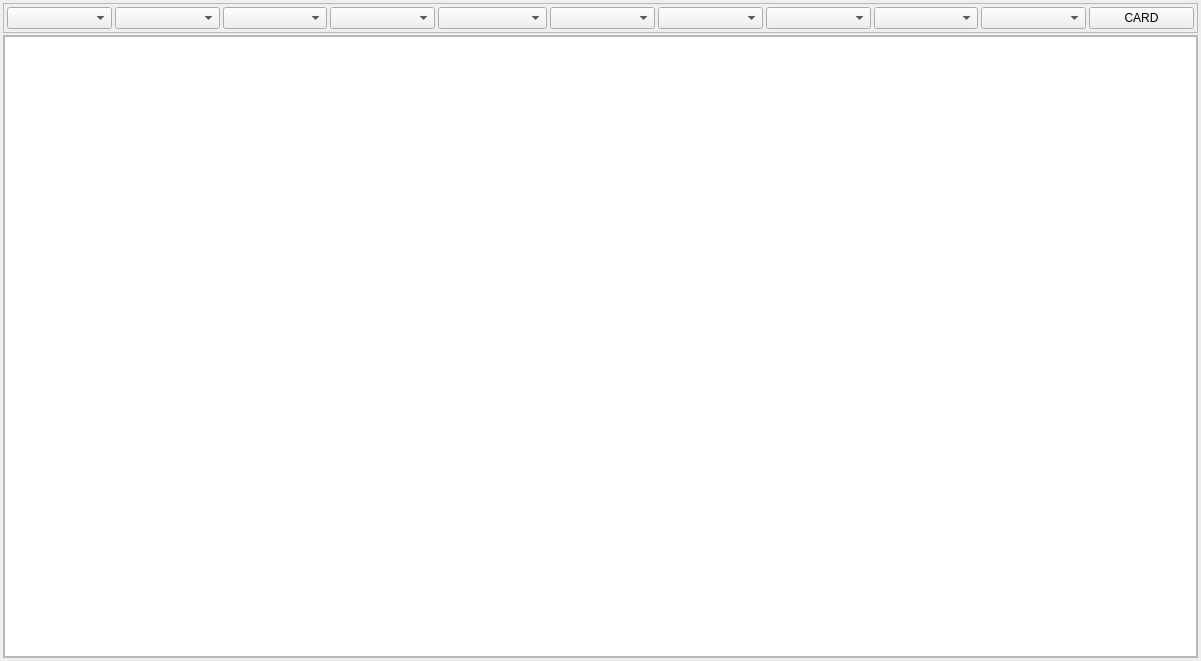
<?xml version="1.0" encoding="UTF-8"?>
<ui version="4.0">
 <class>MainWindow</class>
 <widget class="QMainWindow" name="MainWindow">
  <property name="geometry">
   <rect>
    <x>0</x>
    <y>0</y>
    <width>1201</width>
    <height>661</height>
   </rect>
  </property>
  <property name="windowTitle">
   <string>MainWindow</string>
  </property>
  <widget class="QWidget" name="centralwidget">
   <layout class="QVBoxLayout" name="verticalLayout_2">
    <property name="spacing">
     <number>2</number>
    </property>
    <property name="leftMargin">
     <number>3</number>
    </property>
    <property name="topMargin">
     <number>3</number>
    </property>
    <property name="rightMargin">
     <number>3</number>
    </property>
    <property name="bottomMargin">
     <number>3</number>
    </property>
    <item>
     <widget class="QFrame" name="filter_frame">
      <property name="frameShape">
       <enum>QFrame::Shape::StyledPanel</enum>
      </property>
      <property name="frameShadow">
       <enum>QFrame::Shadow::Raised</enum>
      </property>
      <layout class="QHBoxLayout" name="horizontalLayout">
       <property name="spacing">
        <number>3</number>
       </property>
       <property name="leftMargin">
        <number>3</number>
       </property>
       <property name="topMargin">
        <number>3</number>
       </property>
       <property name="rightMargin">
        <number>3</number>
       </property>
       <property name="bottomMargin">
        <number>3</number>
       </property>
       <item>
        <widget class="QComboBox" name="broker">
         <property name="editable">
          <bool>false</bool>
         </property>
         <property name="placeholderText">
          <string>BROKER_ID</string>
         </property>
        </widget>
       </item>
       <item>
        <widget class="QComboBox" name="sheet">
         <property name="placeholderText">
          <string>SHEET</string>
         </property>
        </widget>
       </item>
       <item>
        <widget class="QComboBox" name="strategy">
         <property name="placeholderText">
          <string>STRATEGY</string>
         </property>
        </widget>
       </item>
       <item>
        <widget class="QComboBox" name="exchange">
         <property name="placeholderText">
          <string>EXCHANGE</string>
         </property>
        </widget>
       </item>
       <item>
        <widget class="QComboBox" name="instrument">
         <property name="placeholderText">
          <string>INSTRUMENT</string>
         </property>
        </widget>
       </item>
       <item>
        <widget class="QComboBox" name="symbol">
         <property name="placeholderText">
          <string>SYMBOL</string>
         </property>
        </widget>
       </item>
       <item>
        <widget class="QComboBox" name="expiry">
         <property name="placeholderText">
          <string>EXPIRY</string>
         </property>
        </widget>
       </item>
       <item>
        <widget class="QComboBox" name="strike">
         <property name="placeholderText">
          <string>STRIKE</string>
         </property>
        </widget>
       </item>
       <item>
        <widget class="QComboBox" name="opt_type">
         <property name="placeholderText">
          <string>OPT_TYPE</string>
         </property>
        </widget>
       </item>
       <item>
        <widget class="QComboBox" name="quantity">
         <property name="placeholderText">
          <string>QUANTITY</string>
         </property>
        </widget>
       </item>
       <item>
        <widget class="QPushButton" name="openCardBtn">
         <property name="text">
          <string>CARD</string>
         </property>
        </widget>
       </item>
      </layout>
     </widget>
    </item>
    <item>
     <widget class="QFrame" name="table_frame">
      <property name="frameShape">
       <enum>QFrame::Shape::StyledPanel</enum>
      </property>
      <property name="frameShadow">
       <enum>QFrame::Shadow::Raised</enum>
      </property>
      <layout class="QVBoxLayout" name="verticalLayout">
       <property name="spacing">
        <number>0</number>
       </property>
       <property name="leftMargin">
        <number>0</number>
       </property>
       <property name="topMargin">
        <number>0</number>
       </property>
       <property name="rightMargin">
        <number>0</number>
       </property>
       <property name="bottomMargin">
        <number>0</number>
       </property>
       <item>
        <widget class="QTableView" name="tableView">
         <property name="font">
          <font>
           <family>RobotoMono Nerd Font [GOOG]</family>
           <pointsize>12</pointsize>
           <bold>true</bold>
          </font>
         </property>
         <property name="sizeAdjustPolicy">
          <enum>QAbstractScrollArea::SizeAdjustPolicy::AdjustToContents</enum>
         </property>
         <property name="editTriggers">
          <set>QAbstractItemView::EditTrigger::NoEditTriggers</set>
         </property>
         <property name="alternatingRowColors">
          <bool>true</bool>
         </property>
         <property name="selectionBehavior">
          <enum>QAbstractItemView::SelectionBehavior::SelectRows</enum>
         </property>
         <property name="sortingEnabled">
          <bool>true</bool>
         </property>
         <property name="wordWrap">
          <bool>false</bool>
         </property>
         <attribute name="verticalHeaderShowSortIndicator" stdset="0">
          <bool>true</bool>
         </attribute>
        </widget>
       </item>
      </layout>
     </widget>
    </item>
   </layout>
  </widget>
 </widget>
 <resources/>
 <connections/>
</ui>
